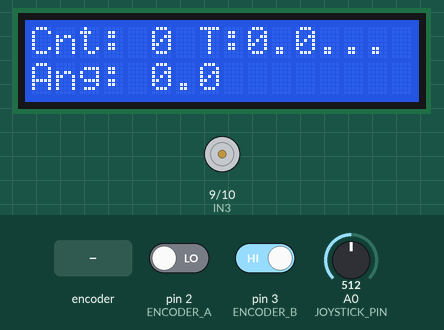
This sketch was run on a simulated Arduino Uno, built with avr-gcc and run on an emulated ATmega328P. Parts: 16×2 character LCD, motor-driver pin pairs drawn as motors (green arrow = first pin HIGH = forward, orange = second pin HIGH = backward, longer = more drive, scaled by the enable pin). The inputs (shaded band) are chosen by the test bench; at power-on: A0 (JOYSTICK_PIN) = 512, pin 2 (ENCODER_A) LOW, pin 3 (ENCODER_B) HIGH. What the sketch prints to the serial monitor is not drawn.

Above: at 1.2 s.
1.3 s: A0 (JOYSTICK_PIN) set to 716
At 2.1 s:
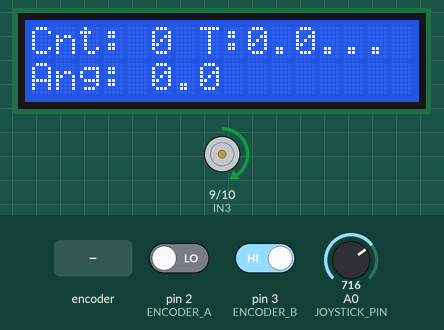
2.8 s: rotary encoder on pin 2 (ENCODER_A) / pin 3 (ENCODER_B) turned 3 steps (first pin leading)
At 4.5 s:
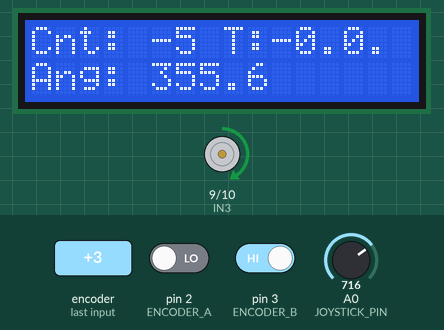
4.9 s: A0 (JOYSTICK_PIN) set to 900
At 5.3 s:
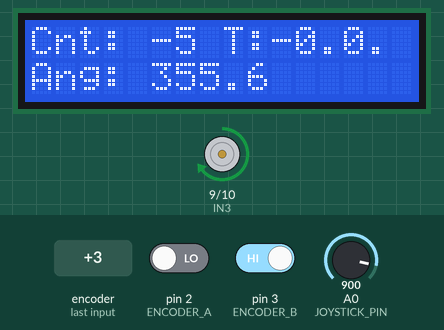
6.5 s: A0 (JOYSTICK_PIN) set to 511
At 7.0 s:
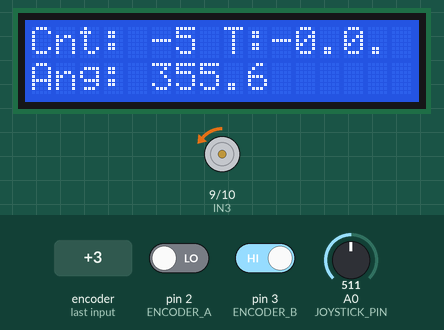
8.0 s: A0 (JOYSTICK_PIN) set to 306
At 8.4 s:
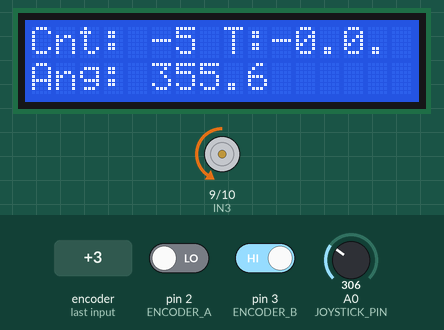
9.5 s: rotary encoder on pin 2 (ENCODER_A) / pin 3 (ENCODER_B) turned 1 step (first pin leading)
At 10.1 s:
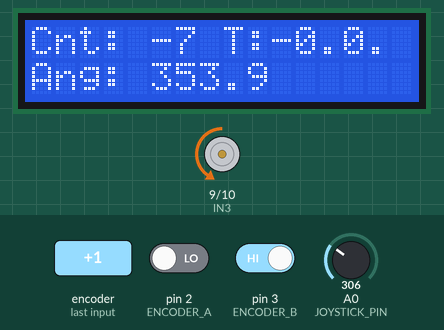
Timing chart, 0 to 12.2 s (numbered marks = the images above; inputs shaded):
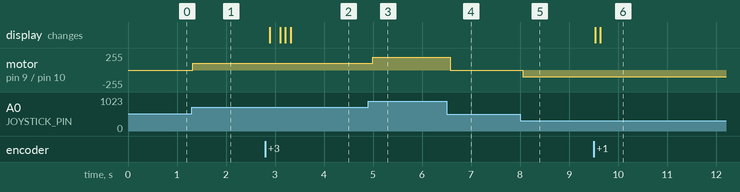

The sketch:

task2.ino
```cpp
#include <LiquidCrystal.h>

// Define Motor Pins (for OUT3 and OUT4 on L298N)
#define IN3 9
#define IN4 10
#define ENABLE 11 // PWM pin for motor speed control

// Define Encoder Pins
#define ENCODER_A 2
#define ENCODER_B 3

// Define Joystick Pin
#define JOYSTICK_PIN A0

// Encoder resolution (pulses per revolution)
#define PPR 410 // Adjust this value based on your encoder's specification

// Variables for Encoder
volatile long encoderCount = 0;
float motorTurns = 0.0;
float motorAngle = 0.0;
int motorSpeed = 0;

// Initialize the LCD (RS, E, D4, D5, D6, D7)
LiquidCrystal lcd(12, 13, 4, 5, 6, 7);

// Interrupt Service Routine for Encoder
void encoderISR() {
  int stateA = digitalRead(ENCODER_A);
  int stateB = digitalRead(ENCODER_B);
  if (stateA == stateB) {
    encoderCount++;
  } else {
    encoderCount--;
  }
}

void setup() {
  Serial.begin(9600);

  // LCD setup
  lcd.begin(16, 2); // 16 columns and 2 rows
  lcd.print("Initializing...");

  // Initialize motor pins
  pinMode(IN3, OUTPUT);
  pinMode(IN4, OUTPUT);
  pinMode(ENABLE, OUTPUT);

  // Initialize encoder pins
  pinMode(ENCODER_A, INPUT);
  pinMode(ENCODER_B, INPUT);
  attachInterrupt(digitalPinToInterrupt(ENCODER_A), encoderISR, CHANGE);

  // Initialize joystick pin
  pinMode(JOYSTICK_PIN, INPUT);
}

void loop() {
  // Read joystick value and map it to motor speed
  int joystickValue = analogRead(JOYSTICK_PIN);
  motorSpeed = map(joystickValue, 0, 1023, -255, 255);

  // Set motor direction and speed
  if (motorSpeed > 0) { // Forward direction
    digitalWrite(IN3, HIGH);
    digitalWrite(IN4, LOW);
  } else if (motorSpeed < 0) { // Backward direction
    digitalWrite(IN3, LOW);
    digitalWrite(IN4, HIGH);
  } else { // Stop the motor
    digitalWrite(IN3, LOW);
    digitalWrite(IN4, LOW);
  }
  analogWrite(ENABLE, abs(motorSpeed)); // Set motor speed using PWM

  // Calculate the number of motor turns and angle
  motorTurns = float(encoderCount) / PPR; // Divide encoder counts by PPR to get turns
  motorAngle = (float(encoderCount) / PPR) * 360.0; // Calculate angle in degrees

  // Wrap the angle within 0-360 degrees
  motorAngle = fmod(motorAngle + 360.0, 360.0);

  // Print encoder data to Serial Monitor
  Serial.print("Encoder Count: ");
  Serial.print(encoderCount);
  Serial.print(" Turns: ");
  Serial.print(motorTurns);
  Serial.print(" Angle: ");
  Serial.println(motorAngle);

  // Display data on the LCD
  lcd.setCursor(0, 0); // Move to the first line
  lcd.print("Cnt: ");
  lcd.print(encoderCount);
  lcd.print(" T:");
  lcd.print(motorTurns, 1); // Display turns with 1 decimal place

  lcd.setCursor(0, 1); // Move to the second line
  lcd.print("Ang: ");
  lcd.print(motorAngle, 1); // Display angle with 1 decimal place

  delay(100);
}
```

Measured:
- after the input at 1.3 s, motor on pin 9 (IN3) / pin 10 (IN4): stopped → forward 101/255 at once
- after the input at 2.8 s, the display: first changes after 0.10 s (image 2 shows a later state)
- after the input at 4.9 s, motor on pin 9 (IN3) / pin 10 (IN4): forward 101/255 → forward 193/255 after 0.10 s
- after the input at 6.5 s, motor on pin 9 (IN3) / pin 10 (IN4): forward 193/255 → backward 1/255 after 0.08 s
- after the input at 8.0 s, motor on pin 9 (IN3) / pin 10 (IN4): backward 1/255 → backward 103/255 after 0.05 s
- after the input at 9.5 s, the display: first changes at once (image 6 shows a later state)
